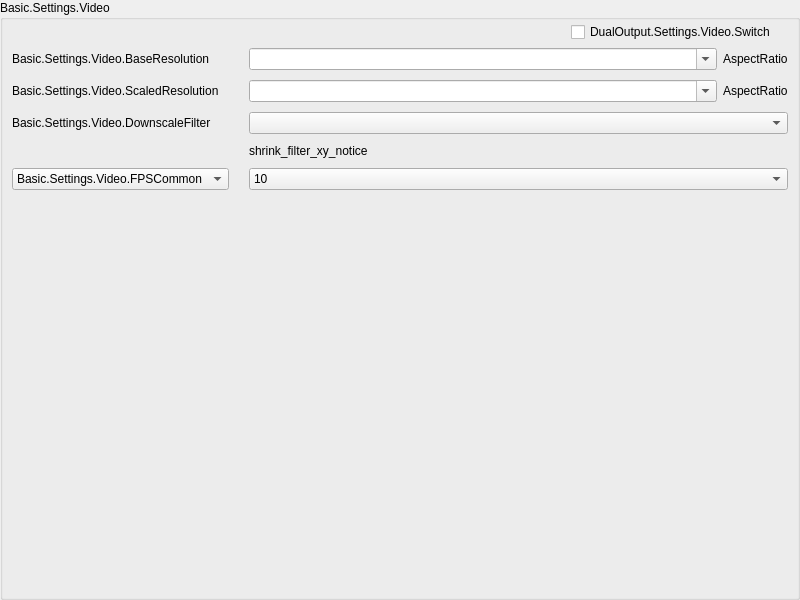
<?xml version="1.0" encoding="UTF-8"?>
<ui version="4.0">
 <class>SettingVideoPage</class>
 <widget class="QWidget" name="SettingVideoPage">
  <property name="geometry">
   <rect>
    <x>0</x>
    <y>0</y>
    <width>800</width>
    <height>600</height>
   </rect>
  </property>
  <layout class="QVBoxLayout" name="verticalLayout">
   <property name="leftMargin">
    <number>0</number>
   </property>
   <property name="topMargin">
    <number>0</number>
   </property>
   <property name="rightMargin">
    <number>0</number>
   </property>
   <property name="bottomMargin">
    <number>0</number>
   </property>
   <item>
    <widget class="QGroupBox" name="videoGeneral">
     <property name="sizePolicy">
      <sizepolicy hsizetype="Preferred" vsizetype="Preferred">
       <horstretch>0</horstretch>
       <verstretch>0</verstretch>
      </sizepolicy>
     </property>
     <property name="focusPolicy">
      <enum>Qt::FocusPolicy::StrongFocus</enum>
     </property>
     <property name="title">
      <string>Basic.Settings.Video</string>
     </property>
     <layout class="QVBoxLayout" name="verticalLayout_31" stretch="0,1">
      <property name="spacing">
       <number>6</number>
      </property>
      <property name="topMargin">
       <number>2</number>
      </property>
      <item>
       <layout class="QHBoxLayout" name="horizontalLayout_42">
        <property name="spacing">
         <number>5</number>
        </property>
        <item>
         <spacer name="horizontalSpacer_8">
          <property name="orientation">
           <enum>Qt::Orientation::Horizontal</enum>
          </property>
          <property name="sizeHint" stdset="0">
           <size>
            <width>40</width>
            <height>20</height>
           </size>
          </property>
         </spacer>
        </item>
        <item>
         <widget class="PLSCheckBox" name="checkBoxDualOutput">
          <property name="text">
           <string>DualOutput.Settings.Video.Switch</string>
          </property>
         </widget>
        </item>
        <item>
         <widget class="QLabel" name="labelDualOutputTooltip">
          <property name="toolTip">
           <string>DualOutput.Settings.Video.Switch.Tooltip</string>
          </property>
         </widget>
        </item>
       </layout>
      </item>
      <item>
       <widget class="QStackedWidget" name="stackedWidgetVideoDuaOutput">
        <property name="currentIndex">
         <number>0</number>
        </property>
        <widget class="QWidget" name="page_14">
         <layout class="QVBoxLayout" name="horizontalLayoutVideoNormal">
          <property name="spacing">
           <number>0</number>
          </property>
          <property name="leftMargin">
           <number>0</number>
          </property>
          <property name="topMargin">
           <number>0</number>
          </property>
          <property name="rightMargin">
           <number>0</number>
          </property>
          <property name="bottomMargin">
           <number>0</number>
          </property>
          <item>
           <widget class="QWidget" name="widget_VideoNormal" native="true">
            <layout class="QFormLayout" name="formLayout_3">
             <property name="fieldGrowthPolicy">
              <enum>QFormLayout::FieldGrowthPolicy::AllNonFixedFieldsGrow</enum>
             </property>
             <property name="horizontalSpacing">
              <number>20</number>
             </property>
             <property name="verticalSpacing">
              <number>10</number>
             </property>
             <property name="leftMargin">
              <number>0</number>
             </property>
             <property name="topMargin">
              <number>0</number>
             </property>
             <property name="rightMargin">
              <number>0</number>
             </property>
             <property name="bottomMargin">
              <number>0</number>
             </property>
             <item row="0" column="0">
              <widget class="QLabel" name="label_8">
               <property name="minimumSize">
                <size>
                 <width>170</width>
                 <height>0</height>
                </size>
               </property>
               <property name="text">
                <string>Basic.Settings.Video.BaseResolution</string>
               </property>
               <property name="useFor" stdset="0">
                <string notr="true">FormLabelRole</string>
               </property>
              </widget>
             </item>
             <item row="0" column="1">
              <layout class="QHBoxLayout" name="horizontalLayout_29">
               <property name="spacing">
                <number>6</number>
               </property>
               <item>
                <widget class="PLSEditableComboBox" name="baseResolution">
                 <property name="sizePolicy">
                  <sizepolicy hsizetype="Expanding" vsizetype="Fixed">
                   <horstretch>0</horstretch>
                   <verstretch>0</verstretch>
                  </sizepolicy>
                 </property>
                 <property name="editable">
                  <bool>true</bool>
                 </property>
                 <property name="currentText">
                  <string notr="true"/>
                 </property>
                 <property name="duplicatesEnabled">
                  <bool>false</bool>
                 </property>
                 <property name="frame">
                  <bool>true</bool>
                 </property>
                </widget>
               </item>
               <item>
                <widget class="QLabel" name="baseAspect">
                 <property name="text">
                  <string>AspectRatio</string>
                 </property>
                 <property name="useFor" stdset="0">
                  <string notr="true">WhiteLable</string>
                 </property>
                </widget>
               </item>
              </layout>
             </item>
             <item row="1" column="0">
              <widget class="QLabel" name="outputResLabel">
               <property name="text">
                <string>Basic.Settings.Video.ScaledResolution</string>
               </property>
               <property name="useFor" stdset="0">
                <string notr="true">FormLabelRole</string>
               </property>
              </widget>
             </item>
             <item row="1" column="1">
              <layout class="QHBoxLayout" name="outputResLayout">
               <property name="spacing">
                <number>6</number>
               </property>
               <item>
                <widget class="PLSEditableComboBox" name="outputResolution">
                 <property name="sizePolicy">
                  <sizepolicy hsizetype="Expanding" vsizetype="Fixed">
                   <horstretch>0</horstretch>
                   <verstretch>0</verstretch>
                  </sizepolicy>
                 </property>
                 <property name="editable">
                  <bool>true</bool>
                 </property>
                 <property name="currentText">
                  <string notr="true"/>
                 </property>
                </widget>
               </item>
               <item>
                <widget class="QLabel" name="scaledAspect">
                 <property name="text">
                  <string>AspectRatio</string>
                 </property>
                </widget>
               </item>
              </layout>
             </item>
             <item row="2" column="0">
              <widget class="QLabel" name="label_11">
               <property name="text">
                <string>Basic.Settings.Video.DownscaleFilter</string>
               </property>
               <property name="useFor" stdset="0">
                <string notr="true">FormLabelRole</string>
               </property>
              </widget>
             </item>
             <item row="2" column="1">
              <widget class="PLSComboBox" name="downscaleFilter"/>
             </item>
             <item row="3" column="0">
              <widget class="QLabel" name="label">
               <property name="text">
                <string/>
               </property>
              </widget>
             </item>
             <item row="3" column="1">
              <widget class="QLabel" name="downscaleFilterDesc">
               <property name="sizePolicy">
                <sizepolicy hsizetype="Preferred" vsizetype="Fixed">
                 <horstretch>0</horstretch>
                 <verstretch>0</verstretch>
                </sizepolicy>
               </property>
               <property name="text">
                <string>shrink_filter_xy_notice</string>
               </property>
               <property name="wordWrap">
                <bool>true</bool>
               </property>
              </widget>
             </item>
             <item row="4" column="0">
              <widget class="PLSComboBox" name="fpsType">
               <property name="currentText">
                <string>Basic.Settings.Video.FPSCommon</string>
               </property>
               <item>
                <property name="text">
                 <string>Basic.Settings.Video.FPSCommon</string>
                </property>
               </item>
               <item>
                <property name="text">
                 <string>Basic.Settings.Video.FPSInteger</string>
                </property>
               </item>
               <item>
                <property name="text">
                 <string>Basic.Settings.Video.FPSFraction</string>
                </property>
               </item>
              </widget>
             </item>
             <item row="4" column="1">
              <widget class="QStackedWidget" name="fpsTypes">
               <widget class="QWidget" name="page">
                <layout class="QHBoxLayout" name="horizontalLayout_2">
                 <property name="leftMargin">
                  <number>0</number>
                 </property>
                 <property name="topMargin">
                  <number>0</number>
                 </property>
                 <property name="rightMargin">
                  <number>0</number>
                 </property>
                 <property name="bottomMargin">
                  <number>0</number>
                 </property>
                 <item alignment="Qt::AlignmentFlag::AlignTop">
                  <widget class="PLSComboBox" name="fpsCommon">
                   <property name="currentText">
                    <string notr="true">10</string>
                   </property>
                   <property name="currentIndex">
                    <number>0</number>
                   </property>
                   <item>
                    <property name="text">
                     <string notr="true">10</string>
                    </property>
                   </item>
                   <item>
                    <property name="text">
                     <string notr="true">20</string>
                    </property>
                   </item>
                   <item>
                    <property name="text">
                     <string>24 NTSC</string>
                    </property>
                   </item>
                   <item>
                    <property name="text">
                     <string>25 PAL</string>
                    </property>
                   </item>
                   <item>
                    <property name="text">
                     <string notr="true">29.97</string>
                    </property>
                   </item>
                   <item>
                    <property name="text">
                     <string notr="true">30</string>
                    </property>
                   </item>
                   <item>
                    <property name="text">
                     <string notr="true">48</string>
                    </property>
                   </item>
                   <item>
                    <property name="text">
                     <string>50 PAL</string>
                    </property>
                   </item>
                   <item>
                    <property name="text">
                     <string notr="true">59.94</string>
                    </property>
                   </item>
                   <item>
                    <property name="text">
                     <string notr="true">60</string>
                    </property>
                   </item>
                  </widget>
                 </item>
                </layout>
               </widget>
               <widget class="QWidget" name="page_3">
                <layout class="QHBoxLayout" name="horizontalLayout_3">
                 <property name="spacing">
                  <number>0</number>
                 </property>
                 <property name="leftMargin">
                  <number>0</number>
                 </property>
                 <property name="topMargin">
                  <number>0</number>
                 </property>
                 <property name="rightMargin">
                  <number>0</number>
                 </property>
                 <property name="bottomMargin">
                  <number>0</number>
                 </property>
                 <item alignment="Qt::AlignmentFlag::AlignTop">
                  <widget class="PLSSpinBox" name="fpsInteger">
                   <property name="minimum">
                    <number>1</number>
                   </property>
                   <property name="maximum">
                    <number>120</number>
                   </property>
                   <property name="value">
                    <number>30</number>
                   </property>
                  </widget>
                 </item>
                </layout>
               </widget>
               <widget class="QWidget" name="page_2">
                <layout class="QFormLayout" name="formLayout_4">
                 <property name="fieldGrowthPolicy">
                  <enum>QFormLayout::FieldGrowthPolicy::AllNonFixedFieldsGrow</enum>
                 </property>
                 <property name="horizontalSpacing">
                  <number>20</number>
                 </property>
                 <property name="verticalSpacing">
                  <number>10</number>
                 </property>
                 <property name="leftMargin">
                  <number>0</number>
                 </property>
                 <property name="topMargin">
                  <number>0</number>
                 </property>
                 <property name="rightMargin">
                  <number>0</number>
                 </property>
                 <property name="bottomMargin">
                  <number>0</number>
                 </property>
                 <item row="0" column="0">
                  <widget class="QLabel" name="label_12">
                   <property name="text">
                    <string>Basic.Settings.Video.Numerator</string>
                   </property>
                  </widget>
                 </item>
                 <item row="0" column="1">
                  <widget class="PLSSpinBox" name="fpsNumerator">
                   <property name="minimum">
                    <number>1</number>
                   </property>
                   <property name="maximum">
                    <number>1000000</number>
                   </property>
                   <property name="value">
                    <number>30</number>
                   </property>
                  </widget>
                 </item>
                 <item row="1" column="0">
                  <widget class="QLabel" name="label_13">
                   <property name="text">
                    <string>Basic.Settings.Video.Denominator</string>
                   </property>
                  </widget>
                 </item>
                 <item row="1" column="1">
                  <widget class="PLSSpinBox" name="fpsDenominator">
                   <property name="minimum">
                    <number>1</number>
                   </property>
                   <property name="maximum">
                    <number>1000000</number>
                   </property>
                  </widget>
                 </item>
                </layout>
               </widget>
              </widget>
             </item>
             <item row="5" column="1">
              <widget class="QLabel" name="spacer">
               <property name="sizePolicy">
                <sizepolicy hsizetype="Preferred" vsizetype="Expanding">
                 <horstretch>0</horstretch>
                 <verstretch>0</verstretch>
                </sizepolicy>
               </property>
               <property name="text">
                <string/>
               </property>
              </widget>
             </item>
            </layout>
           </widget>
          </item>
         </layout>
        </widget>
        <widget class="QWidget" name="page_15">
         <layout class="QVBoxLayout" name="horizontalLayout_12">
          <property name="spacing">
           <number>0</number>
          </property>
          <property name="leftMargin">
           <number>0</number>
          </property>
          <property name="topMargin">
           <number>0</number>
          </property>
          <property name="rightMargin">
           <number>0</number>
          </property>
          <property name="bottomMargin">
           <number>0</number>
          </property>
          <item>
           <widget class="QTabWidget" name="tabWidgetDualOutputVideo">
            <widget class="QWidget" name="tabVideoHorizontal">
             <attribute name="title">
              <string>DualOutput.Settings.Video.Horizontal</string>
             </attribute>
             <layout class="QVBoxLayout" name="verticalLayoutVideoHorizontal">
              <property name="spacing">
               <number>0</number>
              </property>
              <property name="leftMargin">
               <number>0</number>
              </property>
              <property name="topMargin">
               <number>0</number>
              </property>
              <property name="rightMargin">
               <number>0</number>
              </property>
              <property name="bottomMargin">
               <number>0</number>
              </property>
             </layout>
            </widget>
            <widget class="QWidget" name="tabVideoVertical">
             <attribute name="title">
              <string>DualOutput.Settings.Video.Vertical</string>
             </attribute>
             <layout class="QFormLayout" name="formLayout_15">
              <property name="fieldGrowthPolicy">
               <enum>QFormLayout::FieldGrowthPolicy::AllNonFixedFieldsGrow</enum>
              </property>
              <property name="horizontalSpacing">
               <number>20</number>
              </property>
              <property name="verticalSpacing">
               <number>10</number>
              </property>
              <property name="leftMargin">
               <number>0</number>
              </property>
              <property name="topMargin">
               <number>0</number>
              </property>
              <property name="rightMargin">
               <number>0</number>
              </property>
              <property name="bottomMargin">
               <number>0</number>
              </property>
              <item row="0" column="0">
               <widget class="QLabel" name="label_20">
                <property name="text">
                 <string>Basic.Settings.Video.BaseResolution</string>
                </property>
                <property name="useFor" stdset="0">
                 <string notr="true">FormLabelRole</string>
                </property>
               </widget>
              </item>
              <item row="0" column="1">
               <layout class="QHBoxLayout" name="horizontalLayout_31">
                <property name="spacing">
                 <number>6</number>
                </property>
                <item>
                 <widget class="PLSEditableComboBox" name="baseResolution_2">
                  <property name="sizePolicy">
                   <sizepolicy hsizetype="Expanding" vsizetype="Fixed">
                    <horstretch>0</horstretch>
                    <verstretch>0</verstretch>
                   </sizepolicy>
                  </property>
                  <property name="editable">
                   <bool>true</bool>
                  </property>
                  <property name="currentText">
                   <string notr="true"/>
                  </property>
                  <property name="frame">
                   <bool>true</bool>
                  </property>
                 </widget>
                </item>
                <item>
                 <widget class="QLabel" name="baseAspect_2">
                  <property name="text">
                   <string>AspectRatio</string>
                  </property>
                  <property name="useFor" stdset="0">
                   <string notr="true">WhiteLable</string>
                  </property>
                 </widget>
                </item>
               </layout>
              </item>
              <item row="1" column="0">
               <widget class="QLabel" name="outputResLabel_2">
                <property name="text">
                 <string>Basic.Settings.Video.ScaledResolution</string>
                </property>
                <property name="useFor" stdset="0">
                 <string notr="true">FormLabelRole</string>
                </property>
               </widget>
              </item>
              <item row="1" column="1">
               <layout class="QHBoxLayout" name="outputResLayout_2">
                <property name="spacing">
                 <number>6</number>
                </property>
                <item>
                 <widget class="PLSEditableComboBox" name="outputResolution_2">
                  <property name="sizePolicy">
                   <sizepolicy hsizetype="Expanding" vsizetype="Fixed">
                    <horstretch>0</horstretch>
                    <verstretch>0</verstretch>
                   </sizepolicy>
                  </property>
                  <property name="editable">
                   <bool>true</bool>
                  </property>
                  <property name="currentText">
                   <string notr="true"/>
                  </property>
                 </widget>
                </item>
                <item>
                 <widget class="QLabel" name="scaledAspect_2">
                  <property name="text">
                   <string>AspectRatio</string>
                  </property>
                 </widget>
                </item>
               </layout>
              </item>
             </layout>
            </widget>
           </widget>
          </item>
         </layout>
        </widget>
       </widget>
      </item>
     </layout>
    </widget>
   </item>
  </layout>
 </widget>
 <customwidgets>
  <customwidget>
   <class>PLSComboBox</class>
   <extends>QComboBox</extends>
   <header>PLSComboBox.h</header>
  </customwidget>
  <customwidget>
   <class>PLSCheckBox</class>
   <extends>QCheckBox</extends>
   <header>PLSCheckBox.h</header>
  </customwidget>
  <customwidget>
   <class>PLSSpinBox</class>
   <extends>QSpinBox</extends>
   <header>PLSSpinBox.h</header>
  </customwidget>
  <customwidget>
   <class>PLSEditableComboBox</class>
   <extends>QComboBox</extends>
   <header>PLSComboBox.h</header>
  </customwidget>
 </customwidgets>
 <resources/>
 <connections>
  <connection>
   <sender>fpsType</sender>
   <signal>currentIndexChanged(int)</signal>
   <receiver>fpsTypes</receiver>
   <slot>setCurrentIndex(int)</slot>
   <hints>
    <hint type="sourcelabel">
     <x>116</x>
     <y>153</y>
    </hint>
    <hint type="destinationlabel">
     <x>517</x>
     <y>167</y>
    </hint>
   </hints>
  </connection>
 </connections>
</ui>
